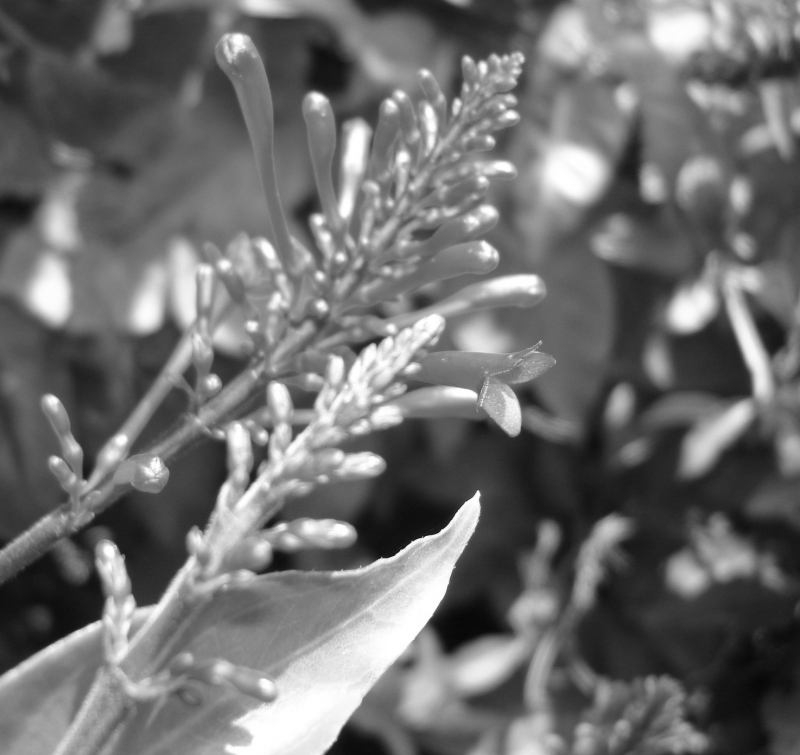
#> input picture atividade2/flower_grayscale1.tiff, 800 x 755 px
$ python piramide_gaussiana_localizacao.py
#> lines starting #> are read from the running program, lines starting #| are printed output that depends on the picture
# importe dos pacotes python
import numpy as np
import matplotlib.pyplot as plt
from scipy.signal import convolve
import cv2

def downsample(img):
    '''Gera uma nova imagem com metade do tamanho da imagem de entrada. A imagem de
       entrada é suavizada utilizando um filtro gaussiano e amostrada a cada 2 pixels'''
    # Filtro gaussiano
    filtro = np.array([[1,  4,  6,  4, 1],
                       [4, 16, 24, 16, 4],
                       [6, 24, 36, 24, 6],
                       [4, 16, 24, 16, 4],
                       [1,  4,  6,  4, 1]])
    filtro = filtro/256.

    #transformação da imagem em float
    img = img.astype(float)
    num_rows, num_cols = img.shape

    #retorna a metade inteira da divisão por 2 das linhas e colunas
    half_num_rows = (num_rows+1)//2
    half_num_cols = (num_cols+1)//2

    #aplica a convolução para suavização da imagem
    img_smooth = convolve(img, filtro, mode='same')

    #cria um vetor de zeros, com a metade das linhas e colunas da matriz original
    img_down = np.zeros([half_num_rows,half_num_cols])

    for row in range(0, half_num_rows):
        for col in range(half_num_cols):
            img_down[row, col] = img_smooth[2*row, 2*col]

    return img_down

def diferenca_quadratica(img, obj):
    '''Calcula a diferença quadrática entre as imagens img e obj. É assumido que img é maior do
       que obj. Portanto, a diferença é calculada para cada posição do centro da imagem obj ao
       longo de img. Note que a função é facilmente modificável para processar imagens coloridas.'''

    num_rows, num_cols = img.shape
    num_rows_obj, num_cols_obj = obj.shape

    half_num_rows_obj = num_rows_obj//2        # O operador // retorna a parte inteira da divisão
    half_num_cols_obj = num_cols_obj//2

    # Cria imagem com zeros ao redor da borda. Note que ao invés de adicionarmos 0, seria mais
    # preciso calcularmos a diferença quadrática somente entre pixels contidos na imagem.
    img_padded = np.pad(img, ((half_num_rows_obj,half_num_rows_obj),
                              (half_num_cols_obj,half_num_cols_obj)),
                        mode='constant')

    img_diff = np.zeros((num_rows, num_cols))
    for row in range(num_rows):
        for col in range(num_cols):
            # patch é a região de img de mesmo tamanho que obj e centrada em (row, col)
            patch = img_padded[row:row+num_rows_obj, col:col+num_cols_obj]
            # Utilizando numpy, o comando abaixo calcula a diferença entre cada valor
            # dos arrays 2D patch e obj
            diff_region = (patch - obj)**2
            img_diff[row, col] = np.sum(diff_region)

    #retorna a imagem contendo as diferenças
    return img_diff


def encontra_minimo(img):
    '''Encontra posição do valor mínimo de img'''

    num_rows, num_cols = img.shape
    menor_valor = img[0,0]
    indice_menor_valor = (0, 0)
    for row in range(num_rows):
        for col in range(num_cols):
            valor = img[row,col]
            if valor<menor_valor:
                menor_valor = valor
                indice_menor_valor = (row, col)

    return menor_valor, indice_menor_valor


def num_niveis(img):
    num_rows, num_cols = img.shape

    #pega o menor tamanho entre colunas e linhas
    tamanho = num_rows if num_rows < num_cols else num_cols

    #vetor recebe a imagem original
    piramide = [img]

    #escalona a pirâmide até 3x3 no mínimo
    while tamanho > 2:

        #pega o último valor e armazena na imagem
        img_down = piramide[-1]

        #o tamanho vai sendo dividido por 2
        new_tamanho = (tamanho+1)//2
        tamanho =  new_tamanho
        #chamamento da função que faz a suavização
        img_down = downsample(img_down)
        #adição da imagem reduzida e suavizada no vetor pirâmide
        piramide.append(img_down)

        #retornar a pirâmide invertida
    return piramide[::-1]

#função que retorna o menor valor existente entre a imagem e o objeto a ser localizado
def retorna_menor_valor(img, imgobject):
    imgA = []
    menor_valorA = []
    indiceA = []

    #aplicação da diferença quadrática entre a imagem e o objeto
    img_diferenca = diferenca_quadratica(img,imgobject)

    #as variáveis recebem os valores mínimos existentes na imagem diferente
    menor_valor, indice = encontra_minimo(img_diferenca)

    #adição dos valores encontrados em vetores
    imgA.append(img)
    menor_valorA.append(menor_valor)
    indiceA.append(indice)

    #retorna da imagem e dos valores mínimos
    return imgA, menor_valorA,indiceA

#função que retorna o índice da imagem onde foi localizado o objeto
def menor_valor(valor):
    pos = -1
    for i in range(len(menor_valorAB)-1,-1,-1):
        if menor_valorAB[i] == valor:
            pos = i

    return pos


if __name__ == "__main__":

    # img = cv2.imread('imagem_global.tiff')
    # img = cv2.cvtColor(img, cv2.COLOR_BGR2GRAY)
    # img = img.astype(float)

    img = cv2.imread('flower_grayscale1.tiff')
#> img is the input picture: shape (755, 800, 3); min 6, max 255, mean 111
    img = cv2.cvtColor(img, cv2.COLOR_BGR2GRAY)
#> img: shape (755, 800)
    img = img.astype(float)

    # imgobject = cv2.imread('gato.tiff')
    # imgobject = cv2.cvtColor(imgobject, cv2.COLOR_BGR2GRAY)
    # imgobject = imgobject.astype(float)

    imgobject = cv2.imread('planta_pequena.tif')
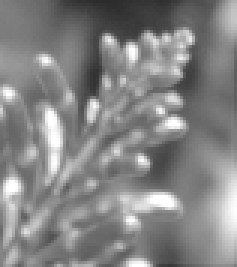
#> input picture atividade2/planta_pequena.tif, 79 x 89 px (shown 3 times larger)
#> imgobject is the input picture: shape (89, 79, 3); min 43, max 255, mean 132.7
    imgobject = cv2.cvtColor(imgobject, cv2.COLOR_BGR2GRAY)
#> imgobject: shape (89, 79)
    imgobject = imgobject.astype(float)


    #criação da pirâmide
    piramides = num_niveis(img)
#> the loop in num_niveis, `while tamanho > 2:` made 9 passes
#> img_down on pass 9: [[25.33, 42.34], [33.87, 51.85]]
#> pass 2, in num_niveis, `img_down = downsample(img_down)`:
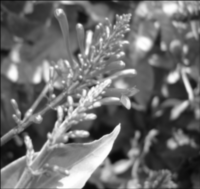
#> img_down: shape (189, 200) float64; min 8.35, max 255, mean 110.4
#> after the loop in num_niveis, `while tamanho > 2:`: piramide = 10 items
#> piramides = 10 items


    imgAB=[]
    menor_valorAB=[]
    indiceAB=[]


    #varre as imagens na pirâmide
    for pir in range (len(piramides)):

        imgA, menor_valorA,indice = retorna_menor_valor(piramides[pir], imgobject)
        imgAB.append(imgA)
        menor_valorAB.append(menor_valorA)
        indiceAB.append(indice)

        plt.imshow(piramides[pir], 'gray')
        plt.figure()
#> this loop made 10 passes
#> (indice, menor_valorA) on passes 3 to 10: ([(0, 0)], [134294241]), ([(11, 11)], [132060740.7]), ([(11, 24)], [123139427.3]), ([(15, 39)], [93107045.3]), ([(44, 48)], [31196818.3]), ([(63, 86)], [17004383.3]), ([(61, 237)], [320179]), ([(284, 104)], [11183601])
#> (img_diferenca in retorna_menor_valor, indice, imgA, menor_valorA) on pass 1: ([[134940811.4, 134942277.2], [134939495.4, 134939353.2]], [(1, 1)], [[[25.33, 42.34], [33.87, 51.85]]], [134939353.2])
#> pass 1, in diferenca_quadratica, `img_padded = np.pad(img, ((half_num_rows_obj,half_num_rows_obj), (half..`:
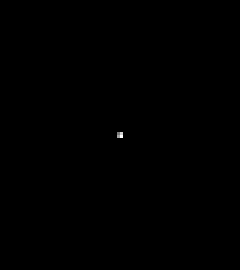
#> img_padded: shape (90, 80) float64 (shown 3 times larger); min 0, max 51.85, mean 0; drawn with min black and max white
#> after the loop, imgAB = 10 items; indiceAB = [[(1, 1)], [(0, 0)], [(0, 0)], [(11, 11)], [(11, 24)], [(15, 39)], [(44, 48)], [(63, 86)], [(61, 237)], [(284, 104)]]; menor_valorAB = [[134939353.2], [134839107.3], [134294241], [132060740.7], [123139427.3], [93107045.3], [31196818.3], [17004383.3], [320179], [11183601]]


    #a variável pos recebe o menor valor do vetor de valores
    pos = menor_valor(np.min(menor_valorAB))
#> the loop in menor_valor, `for i in range(len(menor_valorAB)-1,-1,-1):` made 10 passes
#> (i, pos) on pass 2: (8, 8)
#> i on passes 1, 3, 4, 6, 7, 8: 9, 7, 6, 4, 3, 2
#> pos = 8


    #criação da função que gera um retângulo na imagem que contém o objeto
    half_num_rows_obj = imgobject.shape[0]//2
#> half_num_rows_obj = 44
    half_num_cols_obj = imgobject.shape[1]//2
#> half_num_cols_obj = 39
    centerA = indiceAB[pos][0][0]
#> centerA = 61
    centerB = indiceAB[pos][0][1]
#> centerB = 237

    #imagem retângulo recebe a cópia da pirâmide onde encontrou o objeto localizado
    img_rectangle = piramides[pos].copy()

    #criação do retângulo utilizando o cv2.rectangle do opencv
    pt1 = (centerB-half_num_cols_obj, centerA -half_num_rows_obj)
#> pt1 = (198, 17)
    pt2 = (centerB+half_num_cols_obj, centerA +half_num_rows_obj)
#> pt2 = (276, 105)
    cv2.rectangle(img_rectangle, pt1=pt1, pt2=pt2, color=255, thickness=3)
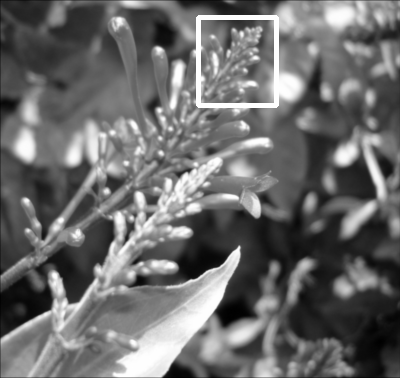
#> img_rectangle: shape (378, 400) float64; min 7.21, max 255, mean 112.1; drawn with min black and max white

    #Plotagem do objeto localizado na pirâmide de imagens
    plt.title("imagem da pirâmide "+ str(pos) + ' / '+ str(len(piramides)-1) +', índice: '+ str(indiceAB[pos]) )
    plt.imshow(img_rectangle, 'gray')
    plt.figure()
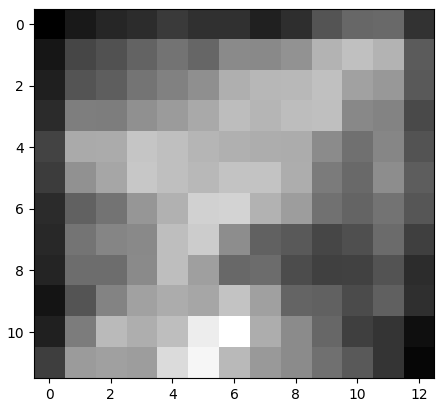
#> figure drawn by matplotlib, 1 panel
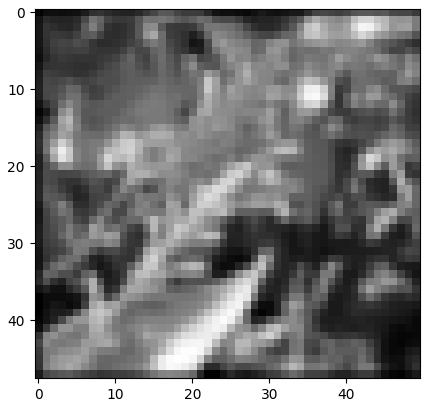
#> figure drawn by matplotlib, 1 panel
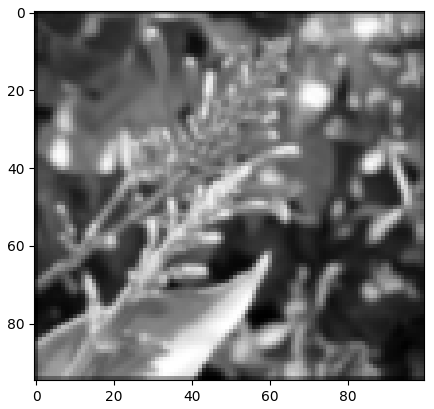
#> figure drawn by matplotlib, 1 panel
